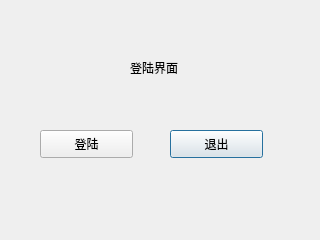
<?xml version="1.0" encoding="UTF-8"?>
<ui version="4.0">
 <class>Dialog36</class>
 <widget class="QDialog" name="Dialog36">
  <property name="geometry">
   <rect>
    <x>0</x>
    <y>0</y>
    <width>320</width>
    <height>240</height>
   </rect>
  </property>
  <property name="windowTitle">
   <string>Dialog</string>
  </property>
  <widget class="QLabel" name="label">
   <property name="geometry">
    <rect>
     <x>130</x>
     <y>60</y>
     <width>72</width>
     <height>15</height>
    </rect>
   </property>
   <property name="text">
    <string>登陆界面</string>
   </property>
  </widget>
  <widget class="QPushButton" name="pushButton_2">
   <property name="geometry">
    <rect>
     <x>170</x>
     <y>130</y>
     <width>93</width>
     <height>28</height>
    </rect>
   </property>
   <property name="text">
    <string>退出</string>
   </property>
  </widget>
  <widget class="QPushButton" name="pushButton">
   <property name="geometry">
    <rect>
     <x>40</x>
     <y>130</y>
     <width>93</width>
     <height>28</height>
    </rect>
   </property>
   <property name="text">
    <string>登陆</string>
   </property>
  </widget>
 </widget>
 <resources/>
 <connections/>
</ui>
